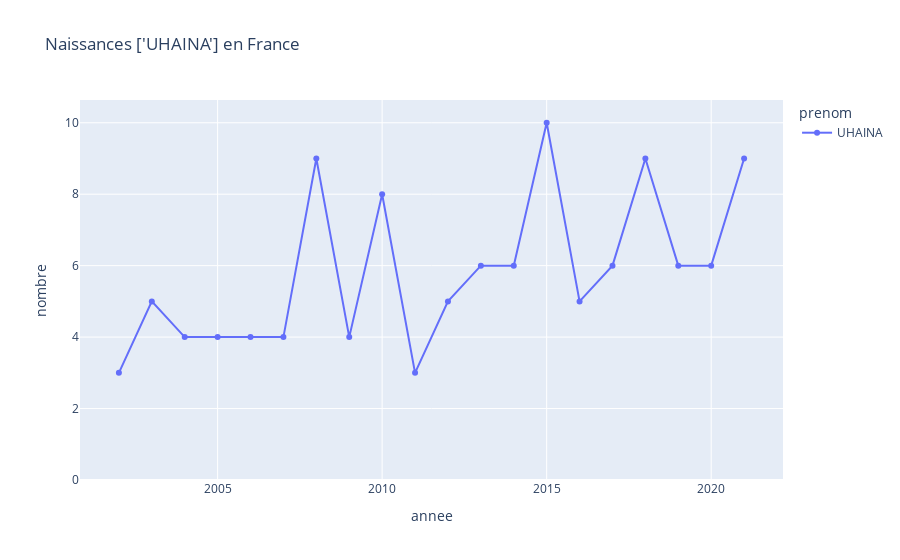
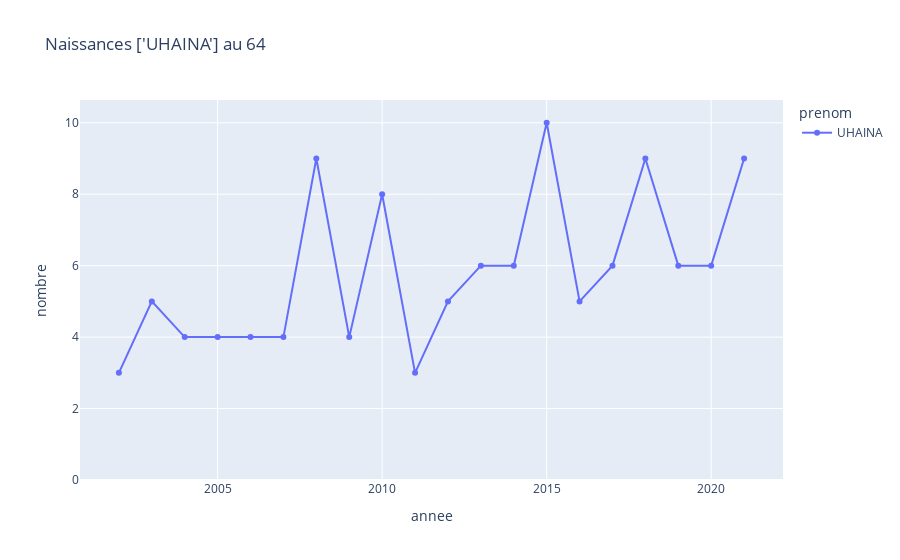
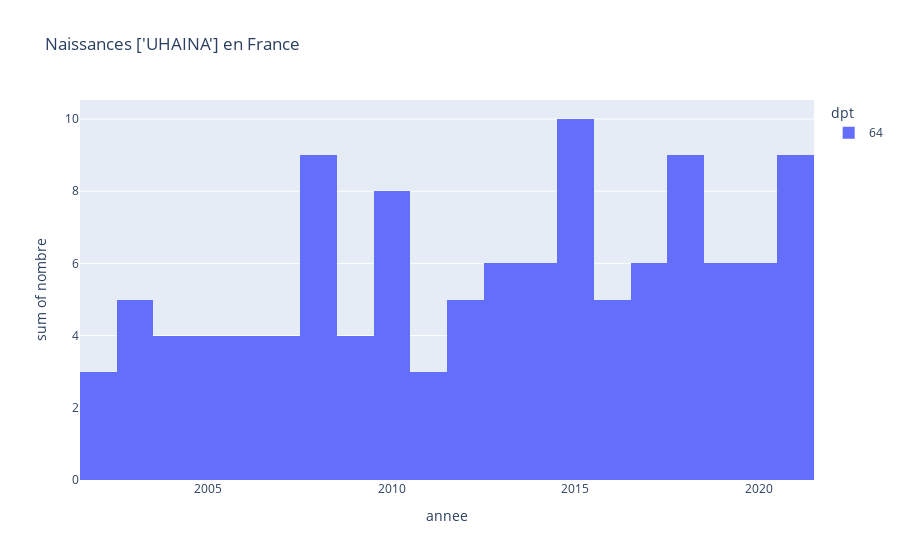

The cell these charts' notebook holds for them, in order:
### Code cell
names = ['UHAINA']
#names = ['UNAI', 'ESTEBAN', 'EKAIN', 'ANAE', 'LUNA', 'KATERINA', 'LAIDA']

df_ipselect2 = df_ip2.query("prenom in @names").groupby(by=['sexe', 'prenom', 'annee']).agg(nombre = ("nombre", sum)).reset_index()
fig=px.line(df_ipselect2, x="annee", y="nombre", title=f'Naissances {names} en France', color='prenom', markers=True, height=600)
fig.update_yaxes(rangemode="tozero")
fig.show()

df_ipselect3 = df_ip2.query("prenom in @names & dpt == 64").groupby(by=['sexe', 'prenom', 'annee']).agg(nombre = ("nombre", sum)).reset_index()
fig=px.line(df_ipselect3, x="annee", y="nombre", title=f'Naissances {names} au 64', color='prenom', markers=True, height=600)
fig.update_yaxes(rangemode="tozero")
fig.show()

df_ipselect1 = df_ip2.query("prenom in @names").groupby(by=['sexe', 'prenom', 'annee','dpt']).agg(nombre = ("nombre", sum)).reset_index()
fig=px.histogram(df_ipselect1, x="annee", y="nombre", title=f'Naissances {names} en France', nbins=22, color='dpt', height=600)
fig.update_yaxes(rangemode="tozero")
fig.show()
#fig.update_yaxes(rangemode="tozero")

### Figure 1 — Plotly figure (JSON) as saved in the notebook; plotly's stock layout.template omitted (floating-point values rounded to 4 significant figures)
{"data": [{"hovertemplate": "prenom=UHAINA<br>annee=%{x}<br>nombre=%{y}<extra></extra>", "legendgroup": "UHAINA", "line": {"color": "#636efa", "dash": "solid"}, "marker": {"symbol": "circle"}, "mode": "lines+markers", "name": "UHAINA", "orientation": "v", "showlegend": true, "type": "scatter", "x": [2002, 2003, 2004, 2005, 2006, 2007, 2008, 2009, 2010, 2011, 2012, 2013, 2014, 2015, 2016, 2017, 2018, 2019, 2020, 2021], "xaxis": "x", "y": [3, 5, 4, 4, 4, 4, 9, 4, 8, 3, 5, 6, 6, 10, 5, 6, 9, 6, 6, 9], "yaxis": "y"}], "layout": {"autosize": true, "legend": {"title": {"text": "prenom"}, "tracegroupgap": 0}, "title": {"text": "Naissances ['UHAINA'] en France"}, "xaxis": {"anchor": "y", "autorange": true, "domain": [0, 1], "range": [2001.0, 2022.0], "title": {"text": "annee"}, "type": "linear"}, "yaxis": {"anchor": "x", "autorange": true, "domain": [0, 1], "range": [0, 10.63], "rangemode": "tozero", "title": {"text": "nombre"}, "type": "linear"}}}

### Figure 2 — Plotly figure (JSON) as saved in the notebook; plotly's stock layout.template omitted (floating-point values rounded to 4 significant figures)
{"data": [{"hovertemplate": "prenom=UHAINA<br>annee=%{x}<br>nombre=%{y}<extra></extra>", "legendgroup": "UHAINA", "line": {"color": "#636efa", "dash": "solid"}, "marker": {"symbol": "circle"}, "mode": "lines+markers", "name": "UHAINA", "orientation": "v", "showlegend": true, "type": "scatter", "x": [2002, 2003, 2004, 2005, 2006, 2007, 2008, 2009, 2010, 2011, 2012, 2013, 2014, 2015, 2016, 2017, 2018, 2019, 2020, 2021], "xaxis": "x", "y": [3, 5, 4, 4, 4, 4, 9, 4, 8, 3, 5, 6, 6, 10, 5, 6, 9, 6, 6, 9], "yaxis": "y"}], "layout": {"autosize": true, "legend": {"title": {"text": "prenom"}, "tracegroupgap": 0}, "title": {"text": "Naissances ['UHAINA'] au 64"}, "xaxis": {"anchor": "y", "autorange": true, "domain": [0, 1], "range": [2001.0, 2022.0], "title": {"text": "annee"}, "type": "linear"}, "yaxis": {"anchor": "x", "autorange": true, "domain": [0, 1], "range": [0, 10.63], "rangemode": "tozero", "title": {"text": "nombre"}, "type": "linear"}}}

### Figure 3 — Plotly figure (JSON) as saved in the notebook; plotly's stock layout.template omitted (floating-point values rounded to 4 significant figures)
{"data": [{"alignmentgroup": "True", "bingroup": "x", "histfunc": "sum", "hovertemplate": "dpt=64<br>annee=%{x}<br>sum of nombre=%{y}<extra></extra>", "legendgroup": "64", "marker": {"color": "#636efa", "pattern": {"shape": ""}}, "name": "64", "nbinsx": 22, "offsetgroup": "64", "orientation": "v", "showlegend": true, "type": "histogram", "x": [2002, 2003, 2004, 2005, 2006, 2007, 2008, 2009, 2010, 2011, 2012, 2013, 2014, 2015, 2016, 2017, 2018, 2019, 2020, 2021], "xaxis": "x", "y": [3, 5, 4, 4, 4, 4, 9, 4, 8, 3, 5, 6, 6, 10, 5, 6, 9, 6, 6, 9], "yaxis": "y"}], "layout": {"autosize": true, "barmode": "relative", "legend": {"title": {"text": "dpt"}, "tracegroupgap": 0}, "title": {"text": "Naissances ['UHAINA'] en France"}, "xaxis": {"anchor": "y", "autorange": true, "domain": [0, 1], "range": [2002.0, 2022.0], "title": {"text": "annee"}, "type": "linear"}, "yaxis": {"anchor": "x", "autorange": true, "domain": [0, 1], "range": [0, 10.53], "rangemode": "tozero", "title": {"text": "sum of nombre"}, "type": "linear"}}}
